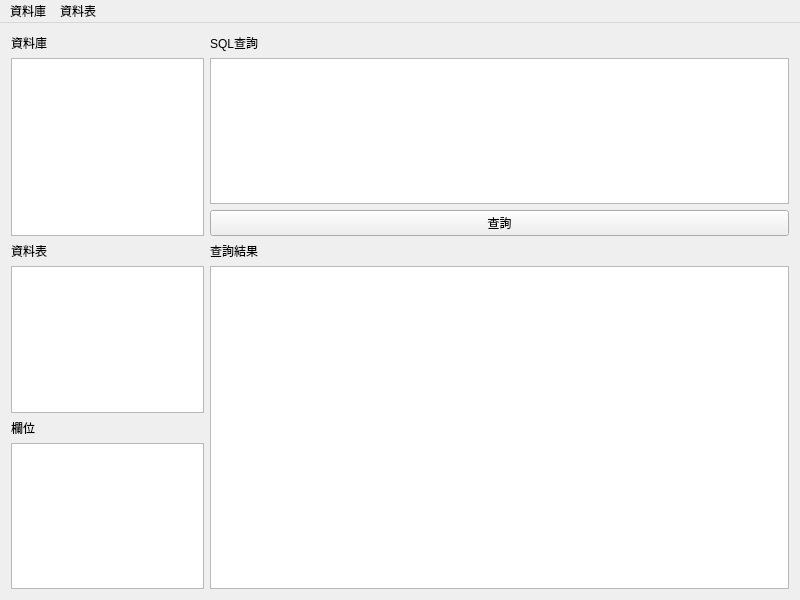
<?xml version="1.0" encoding="UTF-8"?>
<ui version="4.0">
 <class>MainWindow</class>
 <widget class="QMainWindow" name="MainWindow">
  <property name="geometry">
   <rect>
    <x>0</x>
    <y>0</y>
    <width>800</width>
    <height>600</height>
   </rect>
  </property>
  <property name="windowTitle">
   <string>資料庫管理程式</string>
  </property>
  <widget class="QWidget" name="centralWidget">
   <layout class="QGridLayout" name="gridLayout" columnstretch="1,3">
    <item row="2" column="1">
     <widget class="QPlainTextEdit" name="plainTextEdit"/>
    </item>
    <item row="1" column="1">
     <widget class="QLabel" name="label">
      <property name="text">
       <string>SQL查詢</string>
      </property>
     </widget>
    </item>
    <item row="4" column="1">
     <widget class="QLabel" name="label_3">
      <property name="text">
       <string>查詢結果</string>
      </property>
     </widget>
    </item>
    <item row="3" column="1">
     <widget class="QPushButton" name="pushButton">
      <property name="text">
       <string>查詢</string>
      </property>
     </widget>
    </item>
    <item row="4" column="0">
     <widget class="QLabel" name="label_2">
      <property name="text">
       <string>資料表</string>
      </property>
     </widget>
    </item>
    <item row="1" column="0">
     <widget class="QLabel" name="label_4">
      <property name="text">
       <string>資料庫</string>
      </property>
     </widget>
    </item>
    <item row="2" column="0" rowspan="2">
     <widget class="QListWidget" name="DBListWidget">
      <property name="editTriggers">
       <set>QAbstractItemView::NoEditTriggers</set>
      </property>
      <property name="selectionMode">
       <enum>QAbstractItemView::SingleSelection</enum>
      </property>
     </widget>
    </item>
    <item row="6" column="0">
     <widget class="QLabel" name="label_5">
      <property name="text">
       <string>欄位</string>
      </property>
     </widget>
    </item>
    <item row="5" column="0">
     <widget class="QListWidget" name="TableListWidget"/>
    </item>
    <item row="7" column="0">
     <widget class="QListWidget" name="FieldListWidget"/>
    </item>
    <item row="5" column="1" rowspan="3">
     <widget class="QTableView" name="tableView"/>
    </item>
   </layout>
  </widget>
  <widget class="QMenuBar" name="menuBar">
   <property name="geometry">
    <rect>
     <x>0</x>
     <y>0</y>
     <width>800</width>
     <height>23</height>
    </rect>
   </property>
   <property name="nativeMenuBar">
    <bool>false</bool>
   </property>
   <widget class="QMenu" name="menu">
    <property name="title">
     <string>資料表</string>
    </property>
    <addaction name="table_create_action"/>
    <addaction name="table_load_action"/>
   </widget>
   <widget class="QMenu" name="menu_2">
    <property name="title">
     <string>資料庫</string>
    </property>
    <addaction name="db_create_action"/>
    <addaction name="db_delete_action"/>
   </widget>
   <addaction name="menu_2"/>
   <addaction name="menu"/>
  </widget>
  <action name="table_load_action">
   <property name="text">
    <string>匯入資料表</string>
   </property>
  </action>
  <action name="db_create_action">
   <property name="text">
    <string>建立資料庫</string>
   </property>
  </action>
  <action name="db_delete_action">
   <property name="text">
    <string>刪除選取的資料庫</string>
   </property>
  </action>
  <action name="table_create_action">
   <property name="text">
    <string>建立資料表</string>
   </property>
  </action>
 </widget>
 <layoutdefault spacing="6" margin="11"/>
 <resources/>
 <connections/>
</ui>
